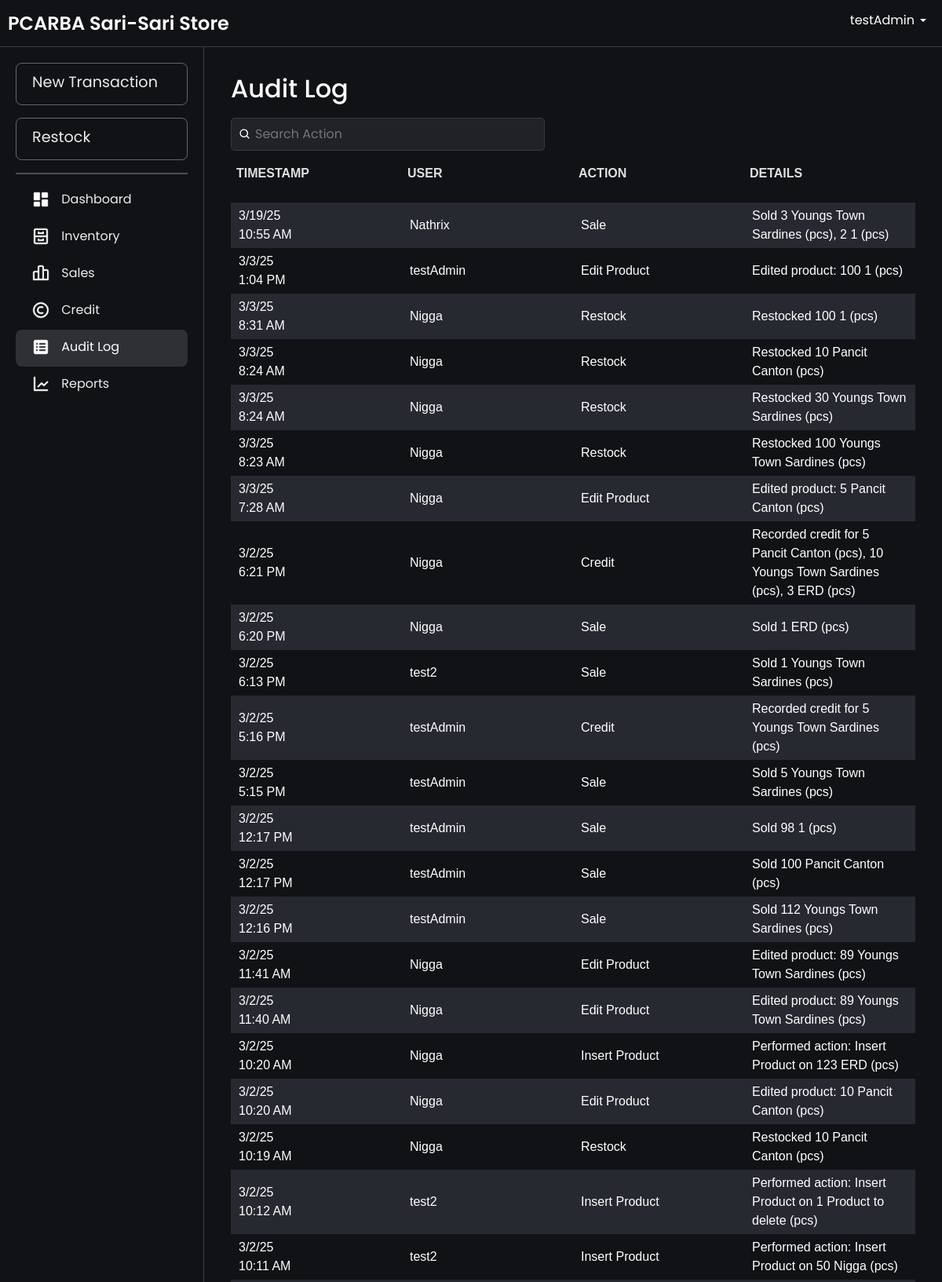
The page /audit_logs.php (signed in, upper part) on the database its author committed.
### tables this page shows
CREATE TABLE `audit_logs` (
  `logId` int(11) NOT NULL AUTO_INCREMENT,
  `action` varchar(50) NOT NULL COMMENT 'Type of action (e.g., Add Product, Restock, Sale, etc.)',
  `details` text DEFAULT NULL COMMENT 'Details of the action (e.g., JSON or descriptive text)',
  `userId` int(11) NOT NULL COMMENT 'User who performed the action',
  `timestamp` timestamp NOT NULL DEFAULT current_timestamp() COMMENT 'Time of the action',
  PRIMARY KEY (`logId`),
  KEY `users_audit_logs` (`userId`),
  CONSTRAINT `users_audit_logs` FOREIGN KEY (`userId`) REFERENCES `users` (`userId`) ON DELETE CASCADE
);

CREATE TABLE `users` (
  `userId` int(11) NOT NULL AUTO_INCREMENT,
  `username` varchar(50) NOT NULL,
  `password` varchar(255) NOT NULL,
  `login_count` int(11) DEFAULT 0,
  PRIMARY KEY (`userId`),
  UNIQUE KEY `username` (`username`)
);

### audit_logs.php (the view, shortened to what this page needs)
<?php
include 'db.php';
$query = "SELECT a.logId, a.action, a.details, a.timestamp, u.username
          FROM audit_logs a
          JOIN users u ON a.userId = u.userId
          ORDER BY a.timestamp DESC";
$result = $conn->query($query);
$logs = $result->fetch_all(MYSQLI_ASSOC);
?>
<!DOCTYPE html>
<html lang="en">
<head>
    <link rel="stylesheet" href="css/bootstrap.min.css">
    <link rel="stylesheet" href="css/layer1.css">
</head>
<body>
    <?php include 'navbar.php'; ?>
    <div class="main-content fade-in">
        <div class="container">
            <div class="header-container">
                <h2>Audit Log</h2>
                <div class="search-container">
                    <div class="search-wrapper">
                        <img src="images/search-icon.png" alt="Search" class="search-icon">
                        <input type="text" id="searchBar" placeholder="Search Action" onkeyup="filterLogs(); toggleClearIcon();">
                    </div>
                </div>
            </div>
            <div class="table-wrapper">
                <table id="logsTable" width="100%">
                    <thead>
                        <tr align="left">
                            <th>Timestamp</th>
                            <th>User</th>
                            <th>Action</th>
                            <th>Details</th>
                        </tr>
                    </thead>
                    <tbody>
                        <?php if (empty($logs)) { ?>
                            <tr>
                                <td colspan="4" style="text-align: center;">No logs found.</td>
                            </tr>
                        <?php } else { ?>
                            <?php foreach ($logs as $log) {
                                $date = !empty($log['timestamp'])
                                    ? date("n/j/y", strtotime($log['timestamp'])) . "<br>" . date("g:i A", strtotime($log['timestamp']))
                                    : 'N/A';
                            ?>
                                <tr>
                                    <td><?php echo $date; ?></td>
                                    <td><?php echo htmlspecialchars($log['username']); ?></td>
                                    <td><?php echo htmlspecialchars($log['action']); ?></td>
                                    <td><?php echo htmlspecialchars($log['details']); ?></td>
                                </tr>
                            <?php } ?>
                        <?php } ?>
                    </tbody>
                </table>
            </div>
        </div>
    </div>
</body>
</html>

### css/layer1.css (style rules this page uses)
.fade-in { animation: fadeInAnimation ease .1s; -webkit-animation: fadeInAnimation ease 1s; -moz-animation: fadeInAnimation ease 1s; -o-animation: fadeInAnimation ease 1s; -ms-animation: fadeInAnimation ease 1s; }
body { background-color: rgb(17, 18, 22); font-family: "Poppins", serif; color: white; }

### audit_logs.php (style rules this page uses)
.search-container { margin-top: 10px; display: flex; justify-content: space-between; align-items: center; gap: 10px; position: relative; width: 100%; }
.header-container { display: flex; align-items: center; flex-wrap: wrap; flex-direction: row; justify-content: space-between; position: relative; padding: 10px; }
.search-wrapper { display: flex; align-items: center; position: relative; width: 100%; max-width: 400px; }
.search-wrapper .search-icon { position: absolute; left: 10px; width: 16px; height: 16px; }
.search-wrapper input { padding: 8px 8px 8px 30px; width: 100%; border-radius: 5px; border: 1px solid #333942; background-color: rgba(33, 34, 39, 255); color: #f7f7f8; }
.table-wrapper { overflow-x: auto; }
.table-wrapper { scroll-behavior: smooth; height: 70vh; overflow-y: auto; position: relative; padding: 10px; padding-top: 0; }
table { font-family: Arial, Helvetica, sans-serif; width: 100%; border-collapse: separate; border-spacing: 0 10px; table-layout: fixed; }
table thead { position: sticky; top: 0; z-index: 10; background-color: #1f1f1f; }
table tbody tr:nth-child(odd) { background-color: #272930; }
table tbody tr:nth-child(even) { background-color: rgb(17, 18, 22); }
table th { padding: 7px; background-color: rgb(17, 18, 22); color: rgba(247, 247, 248, 0.9); font-weight: bold; text-transform: uppercase; font-size: 1rem; box-shadow: 0 4px 8px rgba(0, 0, 0, 0.83); padding-bottom: 25px; }
table td { padding: 5px 10px; font-size: 1rem; margin: 0 5px; }
table tr { background-color: transparent; }

### navbar.php (style rules this page uses)
html, body { margin: 0; padding: 0; width: 100%; height: 100%; overflow-x: hidden; }
body { display: grid; grid-template-rows: 60px 1fr; grid-template-columns: 260px 1fr; height: 100vh; overflow: hidden; margin: 0; }
.main-content { grid-row: 2 / -1; grid-column: 2 / -1; padding: 24px 24px; overflow-y: auto; transition: margin-left 0.3s; margin: 0; }
.container { width: 100%; padding: 0; margin: 0 auto; }

### rows shown on the page
audit_logs: timestamp "3/19/25", timestamp "10:55 AM", userId.username "Nathrix", action "Sale", details "Sold 3 Youngs Town Sardines (pcs), 2 1 (pcs)"
audit_logs: timestamp "3/3/25", timestamp "1:04 PM", userId.username "testAdmin", action "Edit Product", details "Edited product: 100 1 (pcs)"
audit_logs: timestamp "3/3/25", timestamp "8:31 AM", userId.username "Nigga", action "Restock", details "Restocked 100 1 (pcs)"
audit_logs: timestamp "3/3/25", timestamp "8:24 AM", userId.username "Nigga", action "Restock", details "Restocked 10 Pancit Canton (pcs)"
audit_logs: timestamp "3/3/25", timestamp "8:24 AM", userId.username "Nigga", action "Restock", details "Restocked 30 Youngs Town Sardines (pcs)"
audit_logs: timestamp "3/3/25", timestamp "8:23 AM", userId.username "Nigga", action "Restock", details "Restocked 100 Youngs Town Sardines (pcs)"
audit_logs: timestamp "3/3/25", timestamp "7:28 AM", userId.username "Nigga", action "Edit Product", details "Edited product: 5 Pancit Canton (pcs)"
audit_logs: timestamp "3/2/25", timestamp "6:21 PM", userId.username "Nigga", action "Credit", details "Recorded credit for 5 Pancit Canton (pcs), 10 Youngs Town Sardines (pcs), 3 ERD (pcs)"
audit_logs: timestamp "3/2/25", timestamp "6:20 PM", userId.username "Nigga", action "Sale", details "Sold 1 ERD (pcs)"
audit_logs: timestamp "3/2/25", timestamp "6:13 PM", userId.username "test2", action "Sale", details "Sold 1 Youngs Town Sardines (pcs)"
audit_logs: timestamp "3/2/25", timestamp "5:16 PM", userId.username "testAdmin", action "Credit", details "Recorded credit for 5 Youngs Town Sardines (pcs)"
audit_logs: timestamp "3/2/25", timestamp "5:15 PM", userId.username "testAdmin", action "Sale", details "Sold 5 Youngs Town Sardines (pcs)"
audit_logs: timestamp "3/2/25", timestamp "12:17 PM", userId.username "testAdmin", action "Sale", details "Sold 98 1 (pcs)"
audit_logs: timestamp "3/2/25", timestamp "12:17 PM", userId.username "testAdmin", action "Sale", details "Sold 100 Pancit Canton (pcs)"
audit_logs: timestamp "3/2/25", timestamp "12:16 PM", userId.username "testAdmin", action "Sale", details "Sold 112 Youngs Town Sardines (pcs)"
audit_logs: timestamp "3/2/25", timestamp "11:41 AM", userId.username "Nigga", action "Edit Product", details "Edited product: 89 Youngs Town Sardines (pcs)"
audit_logs: timestamp "3/2/25", timestamp "11:40 AM", userId.username "Nigga", action "Edit Product", details "Edited product: 89 Youngs Town Sardines (pcs)"
audit_logs: timestamp "3/2/25", timestamp "10:20 AM", userId.username "Nigga", action "Insert Product", details "Performed action: Insert Product on 123 ERD (pcs)"
audit_logs: timestamp "3/2/25", timestamp "10:20 AM", userId.username "Nigga", action "Edit Product", details "Edited product: 10 Pancit Canton (pcs)"
audit_logs: timestamp "3/2/25", timestamp "10:19 AM", userId.username "Nigga", action "Restock", details "Restocked 10 Pancit Canton (pcs)"
audit_logs: timestamp "3/2/25", timestamp "10:12 AM", userId.username "test2", action "Insert Product", details "Performed action: Insert Product on 1 Product to delete (pcs)"
audit_logs: timestamp "3/2/25", timestamp "10:11 AM", userId.username "test2", action "Insert Product", details "Performed action: Insert Product on 50 Nigga (pcs)"

### other values the page prints
$_SESSION['username'] "testAdmin"
